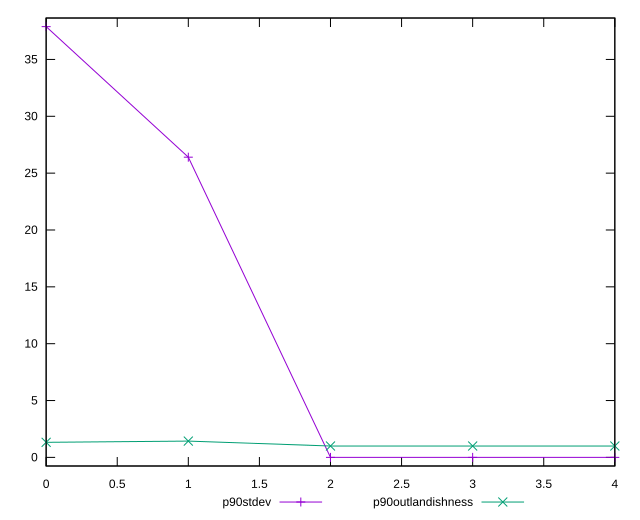

Write gnuplot code to recreate this figure.
reset

$p90Stdev <<EOF
0 37.886232934451
1 26.404004628645954
2 2.4868995751603507e-14
3 2.4868995751603507e-14
4 2.4868995751603507e-14
EOF

$p90Outlandishness <<EOF
0 1.3246690802107872
1 1.4332968393250685
2 1
3 1
4 1
EOF

set key outside below
set xrange [0:4]
set yrange [-0.7577246586889946:38.64395759314002]
set trange [-0.7577246586889946:38.64395759314002]
set terminal svg size 640, 520 enhanced background rgb 'white'
set output "report_00019_2021-02-10T18-14-37.922Z//estimated-input-latency/progression/stddev.svg"

plot $p90Stdev title "p90stdev" with linespoints, \
     $p90Outlandishness title "p90outlandishness" with linespoints

reset
